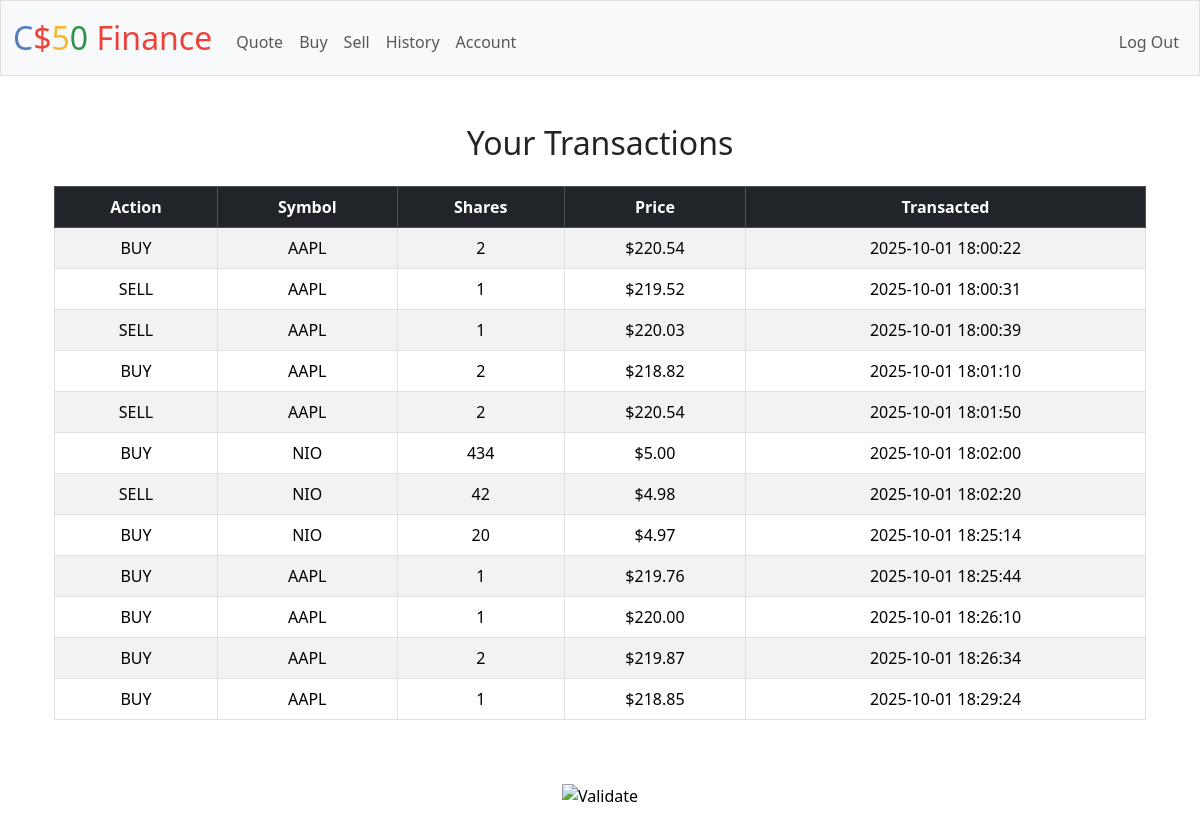
The page /history (signed in) on the database its author committed.
### tables this page shows
CREATE TABLE transactions (
    id INTEGER PRIMARY KEY AUTOINCREMENT,
    user_id INTEGER NOT NULL,
    symbol TEXT NOT NULL,
    shares INTEGER NOT NULL,
    price REAL NOT NULL,
    transacted TIMESTAMP DEFAULT CURRENT_TIMESTAMP NOT NULL, "transaction_type" varchar(4) not NULL default "BUY",
    FOREIGN KEY (user_id) REFERENCES users(id)
);

### app.py (the view)
@app.route("/history")
@login_required
def history():
    transactions = db.execute("select * from transactions where user_id = ?", session['user_id'])
    return render_template("history.html", transactions=transactions)

### app.py (called while the page is built)
@app.after_request
def after_request(response):
    response.headers["Cache-Control"] = "no-cache, no-store, must-revalidate"
    response.headers["Expires"] = 0
    response.headers["Pragma"] = "no-cache"
    return response

### helpers.py (called while the page is built)
def login_required(f):
    @wraps(f)
    def decorated_function(*args, **kwargs):
        if session.get("user_id") is None:
            return redirect("/login")
        return f(*args, **kwargs)
    return decorated_function

def usd(value):
    return f"${value:,.2f}"

### templates/history.html (shortened to what this page needs)
{% extends "layout.html" %}
{% block main %}
    <div class="container-fluid">
        <h2 class="mb-4">Your Transactions</h2>
        <div class="table-responsive">
            <table class="table table-striped table-hover table-bordered">
                <thead class="table-dark">
                    <tr>
                        <th>Action</th>
                        <th>Symbol</th>
                        <th>Shares</th>
                        <th>Price</th>
                        <th>Transacted</th>
                    </tr>
                </thead>
                <tbody>
                    {% for txn in transactions %}
                        <tr>
                            <td>{{txn.transaction_type}}</td>
                            <td>{{txn.symbol}}</td>
                            <td>{{txn.shares}}</td>
                            <td>{{txn.price | usd}}</td>
                            <td>{{txn.transacted}}</td>
                        </tr>
                    {% endfor %}
                </tbody>
            </table>
        </div>
    </div>
{% endblock %}

### templates/layout.html (shortened to what this page needs)
<!DOCTYPE html>
<html lang="en">
    <head>
        <link href="https://cdn.jsdelivr.net/npm/bootstrap@5.3.3/dist/css/bootstrap.min.css" rel="stylesheet">
        <link href="/static/styles.css" rel="stylesheet">
    </head>
    <body>
        <nav class="bg-light border navbar navbar-expand-md navbar-light">
            <div class="container-fluid">
                <a class="navbar-brand" href="/"><span class="blue">C</span><span class="red">$</span><span class="yellow">5</span><span class="green">0</span> <span class="red">Finance</span></a>
                <div class="collapse navbar-collapse" id="navbar">
                    {% if session["user_id"] %}
                        <ul class="navbar-nav me-auto mt-2">
                            <li class="nav-item"><a class="nav-link" href="/quote">Quote</a></li>
                            <li class="nav-item"><a class="nav-link" href="/buy">Buy</a></li>
                            <li class="nav-item"><a class="nav-link" href="/sell">Sell</a></li>
                            <li class="nav-item"><a class="nav-link" href="/history">History</a></li>
                            <li class="nav-item"><a class="nav-link" href="/account">Account</a></li>
                        </ul>
                        <ul class="navbar-nav ms-auto mt-2">
                            <li class="nav-item"><a class="nav-link" href="/logout">Log Out</a></li>
                        </ul>
                    {% else %}
                        <ul class="navbar-nav ms-auto mt-2">
                            <li class="nav-item"><a class="nav-link" href="/register">Register</a></li>
                            <li class="nav-item"><a class="nav-link" href="/login">Log In</a></li>
                        </ul>
                    {% endif %}
                </div>
            </div>
        </nav>
        <main class="container py-5 text-center">
            {% block main %}{% endblock %}
        </main>
        <footer class="mb-5">
            <form action="https://validator.w3.org/check" class="text-center" enctype="multipart/form-data" method="post" target="_blank">
                <input alt="Validate" src="/static/I_heart_validator.png" type="image">
            </form>
        </footer>
    </body>
</html>

### static/styles.css (style rules this page uses)
nav .navbar-brand { font-size: xx-large; }
nav .navbar-brand .blue { color: #537fbe; }
nav .navbar-brand .red { color: #ea433b; }
nav .navbar-brand .yellow { color: #f5b82e; }
nav .navbar-brand .green { color: #2e944b; }

### rows shown on the page
transactions: transaction_type "BUY", symbol "AAPL", shares "2", price "$220.54", transacted "2025-10-01 18:00:22"
transactions: transaction_type "SELL", symbol "AAPL", shares "1", price "$219.52", transacted "2025-10-01 18:00:31"
transactions: transaction_type "SELL", symbol "AAPL", shares "1", price "$220.03", transacted "2025-10-01 18:00:39"
transactions: transaction_type "BUY", symbol "AAPL", shares "2", price "$218.82", transacted "2025-10-01 18:01:10"
transactions: transaction_type "SELL", symbol "AAPL", shares "2", price "$220.54", transacted "2025-10-01 18:01:50"
transactions: transaction_type "BUY", symbol "NIO", shares "434", price "$5.00", transacted "2025-10-01 18:02:00"
transactions: transaction_type "SELL", symbol "NIO", shares "42", price "$4.98", transacted "2025-10-01 18:02:20"
transactions: transaction_type "BUY", symbol "NIO", shares "20", price "$4.97", transacted "2025-10-01 18:25:14"
transactions: transaction_type "BUY", symbol "AAPL", shares "1", price "$219.76", transacted "2025-10-01 18:25:44"
transactions: transaction_type "BUY", symbol "AAPL", shares "1", price "$220.00", transacted "2025-10-01 18:26:10"
transactions: transaction_type "BUY", symbol "AAPL", shares "2", price "$219.87", transacted "2025-10-01 18:26:34"
transactions: transaction_type "BUY", symbol "AAPL", shares "1", price "$218.85", transacted "2025-10-01 18:29:24"
